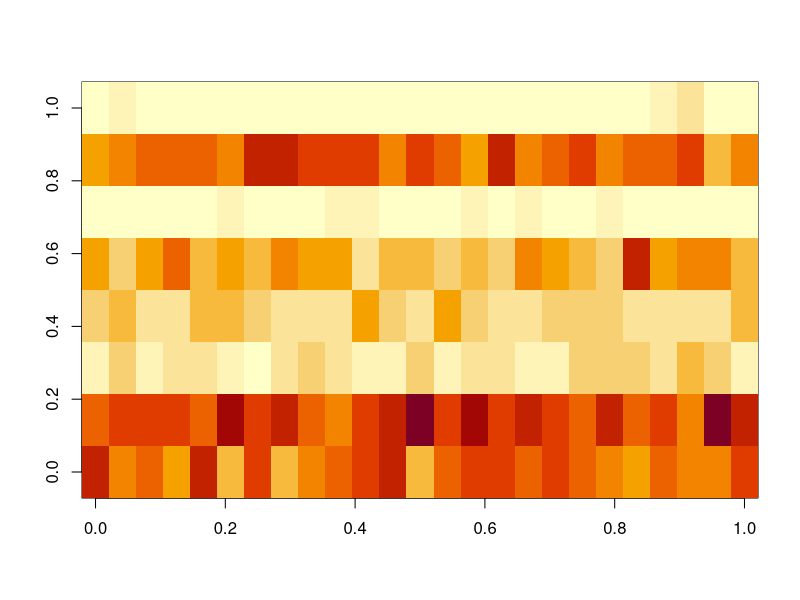
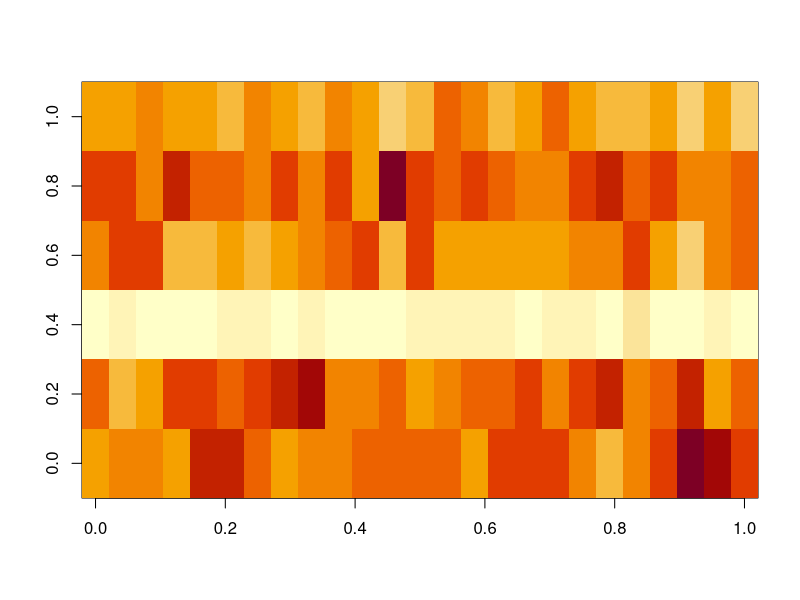
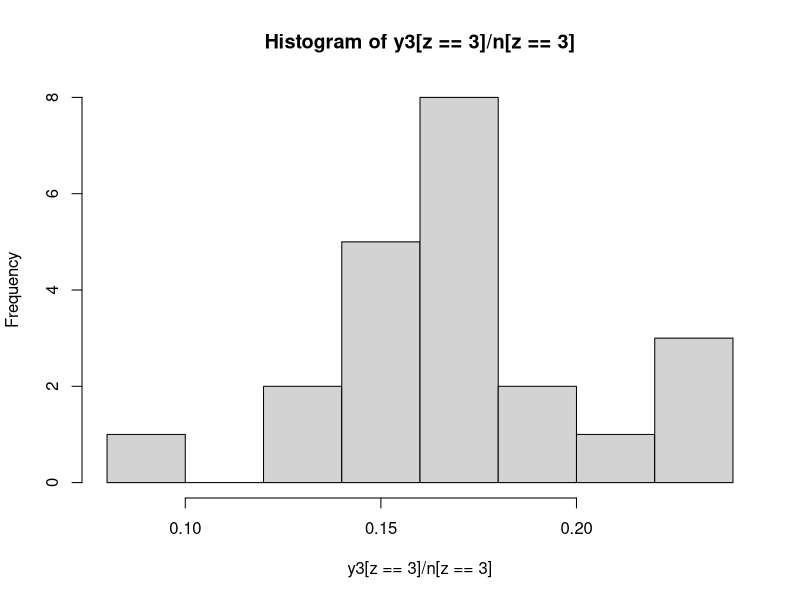

R code for these plots, in order: (Note: this script raises an error after producing the figures.)
rm(list=ls(all=TRUE))
set.seed(3)

#basic settings
nclust=8
l1=8; l2=6
n.tsegm=200
n=floor(runif(n.tsegm,min=20,max=200))

#parameters
theta1=matrix(runif(nclust*l1),nclust,l1)
theta1.true=theta1=theta1/apply(theta1,1,sum); apply(theta1,1,sum)
theta2=matrix(runif(nclust*l2),nclust,l2)
theta2.true=theta2=theta2/apply(theta2,1,sum); apply(theta2,1,sum)
theta3.true=theta3=runif(nclust)
z.true=z=sample(nclust,size=n.tsegm,replace=T)

#generate data
y1=matrix(NA,n.tsegm,l1)
y2=matrix(NA,n.tsegm,l2)
y3=rep(NA,n.tsegm)

for (i in 1:n.tsegm){
  y1[i,]=rmultinom(1,size=n[i],prob=theta1[z[i],])
  y2[i,]=rmultinom(1,size=n[i],prob=theta2[z[i],])
  y3[i]=rbinom(1,size=n[i],prob=theta3[z[i]])
}
image(y1[z==1,]/n[z==1])
image(y2[z==1,]/n[z==1])
hist(y3[z==3]/n[z==3])

#combinate datasets
colnames(y1)=paste0('y1.',1:l1)
colnames(y2)=paste0('y2.',1:l2)
fim=cbind(y1,y2,y3)

setwd('U:\\GIT_models\\cluster_tsegments_behavior')
write.csv(fim,'fake data.csv',row.names=F)

